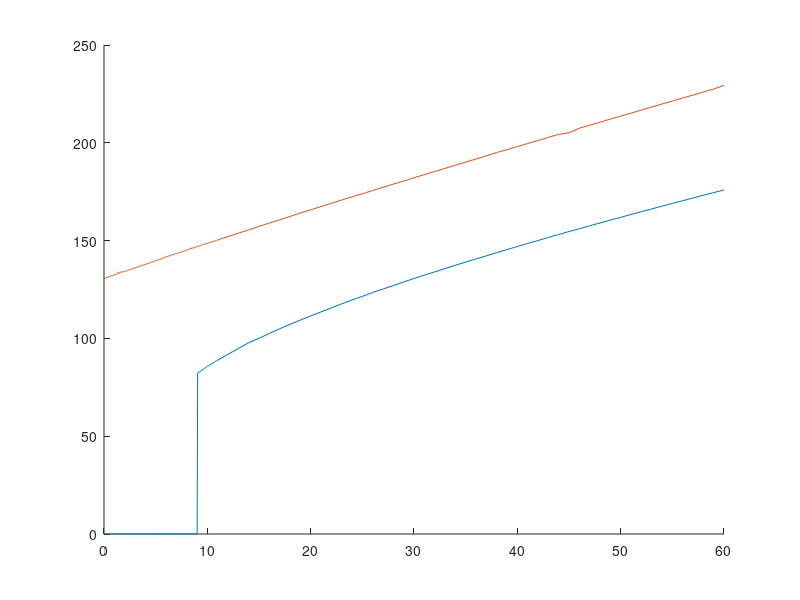

Write MATLAB code to recreate this figure.
%low high
%fig2
% odefun = gen_poly_HH_2("minf_sos_polyval.mat", "a_polyval.mat", "b_polyval.mat");
% current1 = linspace(0, 11, 200)';
% current2 = linspace(11, 60, 50)';
% current = [current1; current2];
% totnumcurr = size(current, 1);
% 
% freqs = zeros(totnumcurr, 1);
% initcs = zeros(totnumcurr, 2);
% initcs(1, :) = [-70.0433,    0.3170];
% prevfreq = 0;
% for cind=1:totnumcurr
%     curr = current(cind)
%     [freq, initc] = f_for_i(odefun, current(cind), initcs(cind, :));
%     freq
%     freqs(cind) = freq;
%     initcs(1+cind, :) = initc;
% end
% save('frombelow_sos.mat','current','freqs', 'initcs')
% 
% current = [flipud(current2); flipud(current1)];
% totnumcurr = size(current, 1);
% 
% freqs = zeros(totnumcurr, 1);
% initcs = zeros(totnumcurr, 2);
% initcs(1, :) = [-70.0433,    0.3170];
% prevfreq = 0;
% for cind=1:totnumcurr
%     curr = current(cind)
%     [freq, initc] = f_for_i(odefun, current(cind), initcs(cind, :));
%     freq
%     freqs(cind) = freq;
%     initcs(1+cind, :) = initc;
% end
% save('fromabove_sos.mat','current','freqs', 'initcs')
% 

fromabove = load("fromabove.mat");
fromabove_sos = load("fromabove_sos.mat");

frombelow = load("frombelow.mat");
frombelow_sos = load("frombelow_sos.mat");
figure; hold on;
plot(frombelow.current, frombelow.freqs);
plot(frombelow_sos.current, frombelow_sos.freqs);

saveas(gcf, "fi_blw_orig_vs_sos.png")

V0p = [-77.7109    0.1744];